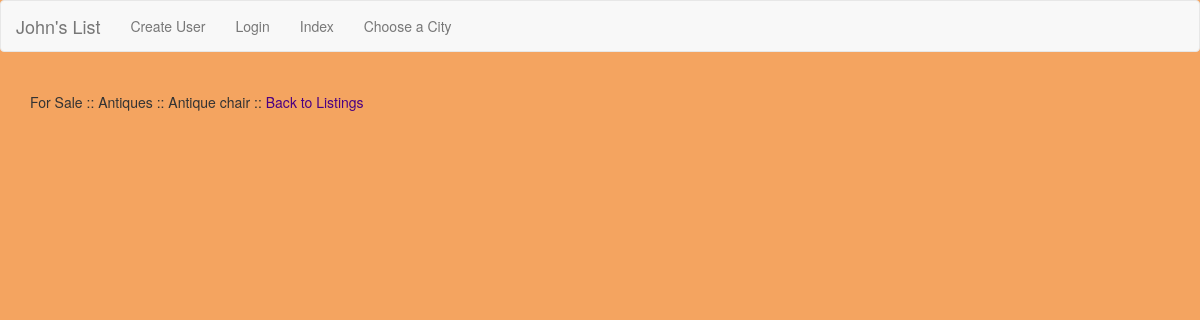
Page /sort_by_lowest/1/ on the earlier database version.
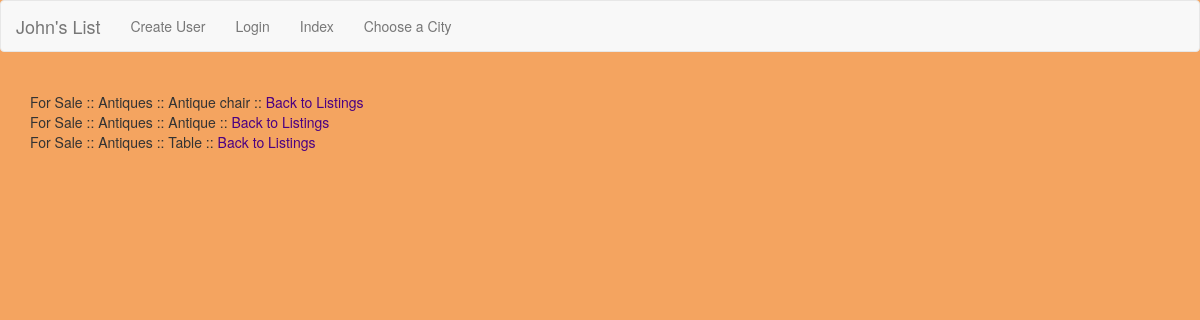
Same page on the later database version.
### craigs_list/models.py (models this page shows, shortened)
class Listing(models.Model):
    listing_category = models.ForeignKey(Category)
    listing_subcategory = models.ForeignKey(SubCategory)
    city = models.CharField(max_length=30, choices=CITY_CHOICES, default=GREENVILLE)
    title = models.CharField(max_length=30)
    description = models.TextField()
    value = models.CharField(max_length=30)
    user = models.ForeignKey(User)
    created = models.DateTimeField(auto_now_add=True)
    photo = models.ImageField(upload_to="listing_photos", null=True, blank=True, verbose_name="Listing Photo")
    def __str__(self):
        return self.title

class Category(models.Model):
    name = models.CharField(max_length=30)
    def __str__(self):
        return self.name

class SubCategory(models.Model):
    category = models.ForeignKey(Category, related_name="subcategories")
    subcategory_name = models.CharField(max_length=30)
    def __str__(self):
        return self.subcategory_name

### craigs_list/views.py (the view)
# urls.py: url(r'^sort_by_lowest/(?P<pk>\d+)/$', SortByLowestView.as_view(), name='sort_by_lowest_view'),
class SortByLowestView(ListView):
    template_name = "sort_by_lowest.html"
    def get_queryset(self, **kwargs):
        category_id = self.kwargs.get('pk', None)
        return Listing.objects.filter(listing_subcategory_id=category_id).order_by("value")

### templates/sort_by_lowest.html
{% extends "base.html" %}
{% block content %}
<br>
  {% for listing in object_list  %}
  {{ listing.listing_category}} ::
  {{ listing.listing_subcategory}} ::
  {{ listing }} ::
    <a href="{% url 'subcategory_listing_view' listing.listing_subcategory.pk %}">Back to Listings</a>
    <br>
  {% endfor %}
{% endblock %}

Differences in the rows shown:
added Listing: listing_category "For Sale", listing_subcategory "Antiques", title "Antique"
added Listing: listing_category "For Sale", listing_subcategory "Antiques", title "Table"
